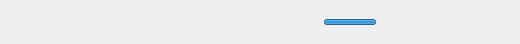
<?xml version="1.0" encoding="UTF-8"?>
<ui version="4.0">
 <class>OtpItem</class>
 <widget class="QWidget" name="OtpItem">
  <property name="geometry">
   <rect>
    <x>0</x>
    <y>0</y>
    <width>520</width>
    <height>44</height>
   </rect>
  </property>
  <property name="sizePolicy">
   <sizepolicy hsizetype="Preferred" vsizetype="Fixed">
    <horstretch>0</horstretch>
    <verstretch>0</verstretch>
   </sizepolicy>
  </property>
  <property name="windowTitle">
   <string notr="true"/>
  </property>
  <layout class="QHBoxLayout" name="layout_row">
   <property name="leftMargin">
    <number>6</number>
   </property>
   <property name="topMargin">
    <number>4</number>
   </property>
   <property name="rightMargin">
    <number>6</number>
   </property>
   <property name="bottomMargin">
    <number>4</number>
   </property>
   <item>
    <widget class="QLabel" name="name">
     <property name="sizePolicy">
      <sizepolicy hsizetype="Expanding" vsizetype="Preferred">
       <horstretch>1</horstretch>
       <verstretch>0</verstretch>
      </sizepolicy>
     </property>
     <property name="text">
      <string notr="true"/>
     </property>
    </widget>
   </item>
   <item>
    <widget class="QLabel" name="code">
     <property name="minimumSize">
      <size>
       <width>150</width>
       <height>0</height>
      </size>
     </property>
     <property name="styleSheet">
      <string notr="true">font-family: monospace; font-size: 14pt; letter-spacing: 2px;</string>
     </property>
     <property name="text">
      <string notr="true"/>
     </property>
     <property name="alignment">
      <set>Qt::AlignmentFlag::AlignRight|Qt::AlignmentFlag::AlignVCenter</set>
     </property>
     <property name="textInteractionFlags">
      <set>Qt::TextInteractionFlag::NoTextInteraction</set>
     </property>
    </widget>
   </item>
   <item>
    <widget class="QProgressBar" name="timer_bar">
     <property name="minimumSize">
      <size>
       <width>52</width>
       <height>6</height>
      </size>
     </property>
     <property name="maximumSize">
      <size>
       <width>52</width>
       <height>6</height>
      </size>
     </property>
     <property name="maximum">
      <number>1000</number>
     </property>
     <property name="value">
      <number>1000</number>
     </property>
     <property name="textVisible">
      <bool>false</bool>
     </property>
    </widget>
   </item>
   <item>
    <widget class="QLabel" name="timer_text">
     <property name="minimumSize">
      <size>
       <width>30</width>
       <height>0</height>
      </size>
     </property>
     <property name="text">
      <string notr="true"/>
     </property>
     <property name="alignment">
      <set>Qt::AlignmentFlag::AlignRight|Qt::AlignmentFlag::AlignVCenter</set>
     </property>
    </widget>
   </item>
   <item>
    <widget class="QWidget" name="actions" native="true">
     <property name="minimumSize">
      <size>
       <width>96</width>
       <height>0</height>
      </size>
     </property>
     <property name="maximumSize">
      <size>
       <width>96</width>
       <height>16777215</height>
      </size>
     </property>
     <layout class="QHBoxLayout" name="layout_actions">
      <property name="spacing">
       <number>2</number>
      </property>
      <property name="leftMargin">
       <number>0</number>
      </property>
      <property name="topMargin">
       <number>0</number>
      </property>
      <property name="rightMargin">
       <number>0</number>
      </property>
      <property name="bottomMargin">
       <number>0</number>
      </property>
      <item>
       <widget class="QToolButton" name="edit">
        <property name="toolTip">
         <string>Edit</string>
        </property>
        <property name="icon">
         <iconset resource="../../../res/Rawline.qrc">
          <normaloff>:/icon/material/pencil-outline.png</normaloff>:/icon/material/pencil-outline.png</iconset>
        </property>
        <property name="autoRaise">
         <bool>true</bool>
        </property>
       </widget>
      </item>
      <item>
       <widget class="QToolButton" name="share">
        <property name="toolTip">
         <string>Export</string>
        </property>
        <property name="icon">
         <iconset resource="../../../res/Rawline.qrc">
          <normaloff>:/icon/material/qrcode.png</normaloff>:/icon/material/qrcode.png</iconset>
        </property>
        <property name="autoRaise">
         <bool>true</bool>
        </property>
       </widget>
      </item>
      <item>
       <widget class="QToolButton" name="remove">
        <property name="toolTip">
         <string>Delete</string>
        </property>
        <property name="icon">
         <iconset resource="../../../res/Rawline.qrc">
          <normaloff>:/icon/material/delete.png</normaloff>:/icon/material/delete.png</iconset>
        </property>
        <property name="autoRaise">
         <bool>true</bool>
        </property>
       </widget>
      </item>
     </layout>
    </widget>
   </item>
  </layout>
 </widget>
 <resources>
  <include location="../../../res/Rawline.qrc"/>
 </resources>
 <connections/>
</ui>
